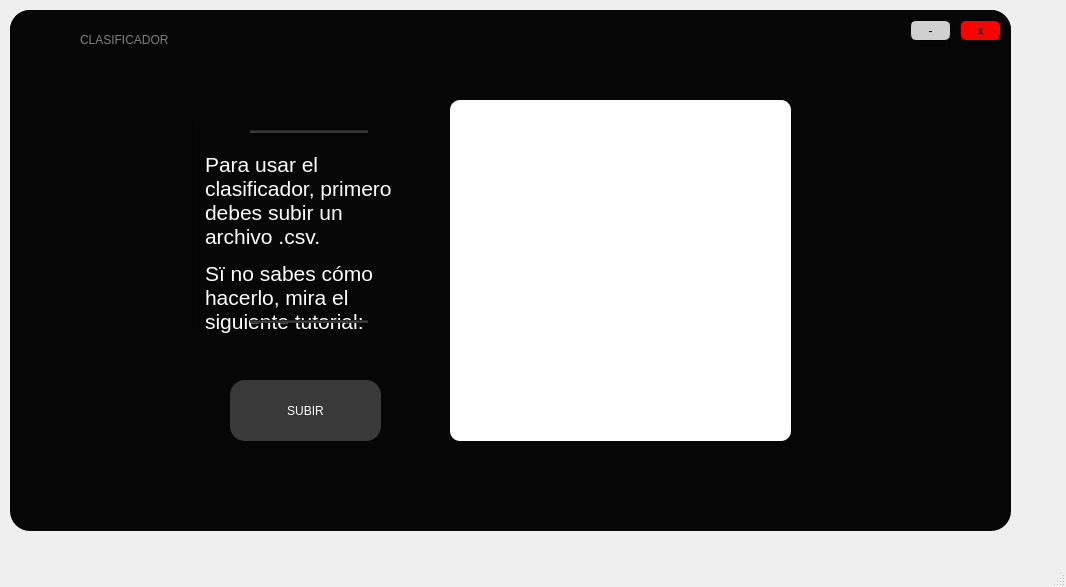
<?xml version="1.0" encoding="UTF-8"?>
<ui version="4.0">
 <class>MainWindow</class>
 <widget class="QMainWindow" name="MainWindow">
  <property name="geometry">
   <rect>
    <x>0</x>
    <y>0</y>
    <width>1066</width>
    <height>587</height>
   </rect>
  </property>
  <property name="windowTitle">
   <string>MainWindow</string>
  </property>
  <widget class="QWidget" name="centralwidget">
   <widget class="QWidget" name="widget" native="true">
    <property name="geometry">
     <rect>
      <x>10</x>
      <y>10</y>
      <width>1001</width>
      <height>521</height>
     </rect>
    </property>
    <property name="cursor">
     <cursorShape>ArrowCursor</cursorShape>
    </property>
    <property name="styleSheet">
     <string notr="true">QWidget#widget{

background-color: rgb(6, 6, 6);
border-radius:20px;
}</string>
    </property>
    <widget class="QFrame" name="frame">
     <property name="geometry">
      <rect>
       <x>0</x>
       <y>0</y>
       <width>1001</width>
       <height>51</height>
      </rect>
     </property>
     <property name="styleSheet">
      <string notr="true">QFrame#frame{
	background-color: rgb(6, 6, 6);
border-top-left-radius:20px;
border-top-right-radius:20px;

}</string>
     </property>
     <property name="frameShape">
      <enum>QFrame::StyledPanel</enum>
     </property>
     <property name="frameShadow">
      <enum>QFrame::Raised</enum>
     </property>
     <widget class="QPushButton" name="min">
      <property name="geometry">
       <rect>
        <x>900</x>
        <y>10</y>
        <width>41</width>
        <height>21</height>
       </rect>
      </property>
      <property name="cursor">
       <cursorShape>PointingHandCursor</cursorShape>
      </property>
      <property name="styleSheet">
       <string notr="true">QPushButton#min{
	background-color: rgb(208, 208, 208);
font: 16pt &quot;MS Shell Dlg 2&quot;;
border-radius:6px;
border: 1px solid black;


}</string>
      </property>
      <property name="text">
       <string>-</string>
      </property>
     </widget>
     <widget class="QPushButton" name="cerrar">
      <property name="geometry">
       <rect>
        <x>950</x>
        <y>10</y>
        <width>41</width>
        <height>21</height>
       </rect>
      </property>
      <property name="cursor">
       <cursorShape>PointingHandCursor</cursorShape>
      </property>
      <property name="styleSheet">
       <string notr="true">QPushButton#cerrar{

background-color: rgb(255, 0, 0);
border-radius:6px;
border: 1px solid black;
font: 11pt &quot;MS Shell Dlg 2&quot;;

}</string>
      </property>
      <property name="text">
       <string>x</string>
      </property>
     </widget>
     <widget class="QLabel" name="label_3">
      <property name="geometry">
       <rect>
        <x>20</x>
        <y>10</y>
        <width>41</width>
        <height>41</height>
       </rect>
      </property>
      <property name="styleSheet">
       <string notr="true">border-image: url(:/Iconos/Icono youtube.png);</string>
      </property>
      <property name="text">
       <string/>
      </property>
     </widget>
     <widget class="QLabel" name="label_2">
      <property name="geometry">
       <rect>
        <x>70</x>
        <y>20</y>
        <width>181</width>
        <height>20</height>
       </rect>
      </property>
      <property name="styleSheet">
       <string notr="true">font: 14pt &quot;Lucida Console&quot;;
color:gray
;
font: 70 15pt &quot;Rockwell Extra Bold&quot;;</string>
      </property>
      <property name="text">
       <string>CLASIFICADOR</string>
      </property>
     </widget>
    </widget>
    <widget class="QPushButton" name="BEnviarFoto">
     <property name="geometry">
      <rect>
       <x>220</x>
       <y>370</y>
       <width>151</width>
       <height>61</height>
      </rect>
     </property>
     <property name="cursor">
      <cursorShape>PointingHandCursor</cursorShape>
     </property>
     <property name="styleSheet">
      <string notr="true">QPushButton#BEnviarFoto{
background-color: rgb(52, 107, 98);
background-color: rgb(57, 57, 57);
font: 87 10pt &quot;Arial Black&quot;;
border-radius:15px;
font: 8pt &quot;Gill Sans Ultra Bold&quot;;
color:white;
}</string>
     </property>
     <property name="text">
      <string>SUBIR</string>
     </property>
    </widget>
    <widget class="QMediaPlayer" name="mediaPlayer" native="true">
     <property name="geometry">
      <rect>
       <x>440</x>
       <y>90</y>
       <width>341</width>
       <height>341</height>
      </rect>
     </property>
     <property name="styleSheet">
      <string notr="true">background-color: rgb(255, 255, 255);
border-radius:10px;</string>
     </property>
    </widget>
    <widget class="QTextBrowser" name="textBrowser">
     <property name="geometry">
      <rect>
       <x>190</x>
       <y>100</y>
       <width>221</width>
       <height>231</height>
      </rect>
     </property>
     <property name="styleSheet">
      <string notr="true">color: rgb(255, 255, 255);
background-color: rgb(6, 6, 6);
font: 16pt &quot;Franklin Gothic Demi Cond&quot;;</string>
     </property>
     <property name="html">
      <string>&lt;!DOCTYPE HTML PUBLIC &quot;-//W3C//DTD HTML 4.0//EN&quot; &quot;http://www.w3.org/TR/REC-html40/strict.dtd&quot;&gt;
&lt;html&gt;&lt;head&gt;&lt;meta name=&quot;qrichtext&quot; content=&quot;1&quot; /&gt;&lt;style type=&quot;text/css&quot;&gt;
p, li { white-space: pre-wrap; }
&lt;/style&gt;&lt;/head&gt;&lt;body style=&quot; font-family:'Franklin Gothic Demi Cond'; font-size:16pt; font-weight:400; font-style:normal;&quot;&gt;
&lt;p style=&quot;-qt-paragraph-type:empty; margin-top:12px; margin-bottom:12px; margin-left:0px; margin-right:0px; -qt-block-indent:0; text-indent:0px;&quot;&gt;&lt;br /&gt;&lt;/p&gt;
&lt;p style=&quot; margin-top:12px; margin-bottom:12px; margin-left:0px; margin-right:0px; -qt-block-indent:0; text-indent:0px;&quot;&gt;Para usar el clasificador, primero debes subir un archivo .csv.&lt;/p&gt;
&lt;p style=&quot; margin-top:12px; margin-bottom:12px; margin-left:0px; margin-right:0px; -qt-block-indent:0; text-indent:0px;&quot;&gt;Sï no sabes cómo hacerlo, mira el siguiente tutorial: &lt;/p&gt;&lt;/body&gt;&lt;/html&gt;</string>
     </property>
    </widget>
    <widget class="Line" name="line">
     <property name="geometry">
      <rect>
       <x>173</x>
       <y>110</y>
       <width>20</width>
       <height>211</height>
      </rect>
     </property>
     <property name="styleSheet">
      <string notr="true">background-color: rgb(6, 6, 6);</string>
     </property>
     <property name="orientation">
      <enum>Qt::Vertical</enum>
     </property>
    </widget>
    <widget class="Line" name="line_2">
     <property name="geometry">
      <rect>
       <x>410</x>
       <y>110</y>
       <width>20</width>
       <height>211</height>
      </rect>
     </property>
     <property name="styleSheet">
      <string notr="true">background-color: rgb(6, 6, 6);</string>
     </property>
     <property name="orientation">
      <enum>Qt::Vertical</enum>
     </property>
    </widget>
    <widget class="Line" name="line_3">
     <property name="geometry">
      <rect>
       <x>240</x>
       <y>120</y>
       <width>118</width>
       <height>3</height>
      </rect>
     </property>
     <property name="styleSheet">
      <string notr="true">background-color: rgb(53, 53, 53);</string>
     </property>
     <property name="orientation">
      <enum>Qt::Horizontal</enum>
     </property>
    </widget>
    <widget class="Line" name="line_4">
     <property name="geometry">
      <rect>
       <x>240</x>
       <y>310</y>
       <width>118</width>
       <height>3</height>
      </rect>
     </property>
     <property name="styleSheet">
      <string notr="true">background-color: rgb(53, 53, 53);</string>
     </property>
     <property name="orientation">
      <enum>Qt::Horizontal</enum>
     </property>
    </widget>
   </widget>
  </widget>
  <widget class="QStatusBar" name="statusbar"/>
 </widget>
 <customwidgets>
  <customwidget>
   <class>QMediaPlayer</class>
   <extends>QWidget</extends>
   <header>qmediaplayer.h</header>
  </customwidget>
 </customwidgets>
 <resources>
  <include location="../../../OneDrive/Escritorio/Interfaz/imagen.qrc"/>
 </resources>
 <connections/>
</ui>
